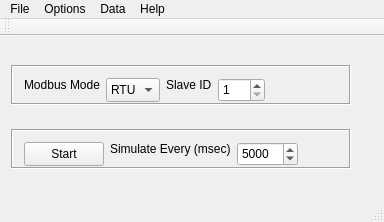
<?xml version="1.0" encoding="UTF-8"?>
<ui version="4.0">
 <class>MainWindow</class>
 <widget class="QMainWindow" name="MainWindow">
  <property name="geometry">
   <rect>
    <x>0</x>
    <y>0</y>
    <width>384</width>
    <height>222</height>
   </rect>
  </property>
  <property name="minimumSize">
   <size>
    <width>360</width>
    <height>170</height>
   </size>
  </property>
  <property name="windowTitle">
   <string>Modbus Slave</string>
  </property>
  <property name="windowIcon">
   <iconset>
    <normaloff>:/img/Bus.png</normaloff>:/img/Bus.png</iconset>
  </property>
  <widget class="QWidget" name="centralWidget">
   <layout class="QVBoxLayout" name="verticalLayout">
    <item>
     <widget class="QFrame" name="frame_settings">
      <property name="minimumSize">
       <size>
        <width>340</width>
        <height>40</height>
       </size>
      </property>
      <property name="maximumSize">
       <size>
        <width>340</width>
        <height>40</height>
       </size>
      </property>
      <property name="frameShape">
       <enum>QFrame::Box</enum>
      </property>
      <property name="frameShadow">
       <enum>QFrame::Sunken</enum>
      </property>
      <layout class="QHBoxLayout" name="horizontalLayout">
       <item>
        <widget class="QLabel" name="lblModbusMode">
         <property name="minimumSize">
          <size>
           <width>0</width>
           <height>0</height>
          </size>
         </property>
         <property name="text">
          <string>Modbus Mode</string>
         </property>
         <property name="buddy">
          <cstring>cmbModbusMode</cstring>
         </property>
        </widget>
       </item>
       <item>
        <widget class="QComboBox" name="cmbModbusMode">
         <property name="minimumSize">
          <size>
           <width>0</width>
           <height>24</height>
          </size>
         </property>
         <item>
          <property name="text">
           <string>RTU</string>
          </property>
         </item>
         <item>
          <property name="text">
           <string>TCP</string>
          </property>
         </item>
        </widget>
       </item>
       <item>
        <widget class="QLabel" name="lblSlaveID">
         <property name="text">
          <string>Slave ID</string>
         </property>
         <property name="buddy">
          <cstring>sbSlaveID</cstring>
         </property>
        </widget>
       </item>
       <item>
        <widget class="QSpinBox" name="sbSlaveID">
         <property name="minimumSize">
          <size>
           <width>0</width>
           <height>24</height>
          </size>
         </property>
         <property name="minimum">
          <number>1</number>
         </property>
         <property name="maximum">
          <number>255</number>
         </property>
        </widget>
       </item>
       <item>
        <spacer name="horizontalSpacer_1">
         <property name="orientation">
          <enum>Qt::Horizontal</enum>
         </property>
         <property name="sizeHint" stdset="0">
          <size>
           <width>31</width>
           <height>9</height>
          </size>
         </property>
        </spacer>
       </item>
      </layout>
     </widget>
    </item>
    <item>
     <widget class="QFrame" name="frame_commands">
      <property name="minimumSize">
       <size>
        <width>340</width>
        <height>40</height>
       </size>
      </property>
      <property name="maximumSize">
       <size>
        <width>340</width>
        <height>40</height>
       </size>
      </property>
      <property name="frameShape">
       <enum>QFrame::Box</enum>
      </property>
      <property name="frameShadow">
       <enum>QFrame::Sunken</enum>
      </property>
      <layout class="QHBoxLayout" name="horizontalLayout_2">
       <item>
        <widget class="QPushButton" name="btStartStop">
         <property name="minimumSize">
          <size>
           <width>0</width>
           <height>24</height>
          </size>
         </property>
         <property name="toolTip">
          <string>Start-Stop</string>
         </property>
         <property name="text">
          <string>Start</string>
         </property>
         <property name="icon">
          <iconset resource="icons/pyModSlaveQt.qrc">
           <normaloff>:/img/run-16.png</normaloff>
           <normalon>:/img/stop-16.png</normalon>:/img/run-16.png</iconset>
         </property>
         <property name="iconSize">
          <size>
           <width>16</width>
           <height>16</height>
          </size>
         </property>
         <property name="checkable">
          <bool>true</bool>
         </property>
        </widget>
       </item>
       <item>
        <widget class="QLabel" name="lblSimCycle">
         <property name="text">
          <string>Simulate Every (msec)</string>
         </property>
        </widget>
       </item>
       <item>
        <widget class="QSpinBox" name="spInterval">
         <property name="minimumSize">
          <size>
           <width>0</width>
           <height>24</height>
          </size>
         </property>
         <property name="minimum">
          <number>1000</number>
         </property>
         <property name="maximum">
          <number>10000</number>
         </property>
         <property name="singleStep">
          <number>500</number>
         </property>
         <property name="value">
          <number>5000</number>
         </property>
        </widget>
       </item>
       <item>
        <spacer name="horizontalSpacer_2">
         <property name="orientation">
          <enum>Qt::Horizontal</enum>
         </property>
         <property name="sizeHint" stdset="0">
          <size>
           <width>26</width>
           <height>9</height>
          </size>
         </property>
        </spacer>
       </item>
      </layout>
     </widget>
    </item>
   </layout>
  </widget>
  <widget class="QMenuBar" name="menuBar">
   <property name="geometry">
    <rect>
     <x>0</x>
     <y>0</y>
     <width>384</width>
     <height>24</height>
    </rect>
   </property>
   <widget class="QMenu" name="menuFile">
    <property name="title">
     <string>File</string>
    </property>
    <addaction name="actionExit"/>
   </widget>
   <widget class="QMenu" name="menuOptions">
    <property name="title">
     <string>Options</string>
    </property>
    <addaction name="actionSerial_RTU"/>
    <addaction name="actionTCP"/>
    <addaction name="separator"/>
    <addaction name="actionSettings"/>
   </widget>
   <widget class="QMenu" name="menuHelp">
    <property name="title">
     <string>Help</string>
    </property>
    <addaction name="actionAbout"/>
   </widget>
   <widget class="QMenu" name="menuData">
    <property name="title">
     <string>Data</string>
    </property>
    <addaction name="actionIO_Data"/>
    <addaction name="actionBus_Monitor"/>
    <addaction name="separator"/>
    <addaction name="actionReset_Counters"/>
   </widget>
   <addaction name="menuFile"/>
   <addaction name="menuOptions"/>
   <addaction name="menuData"/>
   <addaction name="menuHelp"/>
  </widget>
  <widget class="QToolBar" name="mainToolBar">
   <attribute name="toolBarArea">
    <enum>TopToolBarArea</enum>
   </attribute>
   <attribute name="toolBarBreak">
    <bool>false</bool>
   </attribute>
  </widget>
  <widget class="QStatusBar" name="statusBar"/>
  <action name="actionExit">
   <property name="icon">
    <iconset resource="icons/pyModSlaveQt.qrc">
     <normaloff>:/img/close16.png</normaloff>:/img/close16.png</iconset>
   </property>
   <property name="text">
    <string>Exit</string>
   </property>
   <property name="iconVisibleInMenu">
    <bool>true</bool>
   </property>
  </action>
  <action name="actionSerial_RTU">
   <property name="icon">
    <iconset resource="icons/pyModSlaveQt.qrc">
     <normaloff>:/img/edit-16.png</normaloff>:/img/edit-16.png</iconset>
   </property>
   <property name="text">
    <string>Modbus RTU...</string>
   </property>
   <property name="iconVisibleInMenu">
    <bool>true</bool>
   </property>
  </action>
  <action name="actionTCP">
   <property name="icon">
    <iconset resource="icons/pyModSlaveQt.qrc">
     <normaloff>:/img/network-16.png</normaloff>:/img/network-16.png</iconset>
   </property>
   <property name="text">
    <string>Modbus TCP...</string>
   </property>
   <property name="iconVisibleInMenu">
    <bool>true</bool>
   </property>
  </action>
  <action name="actionAbout">
   <property name="icon">
    <iconset resource="icons/pyModSlaveQt.qrc">
     <normaloff>:/img/info16.png</normaloff>:/img/info16.png</iconset>
   </property>
   <property name="text">
    <string>About...</string>
   </property>
   <property name="iconVisibleInMenu">
    <bool>true</bool>
   </property>
  </action>
  <action name="actionSettings">
   <property name="icon">
    <iconset resource="icons/pyModSlaveQt.qrc">
     <normaloff>:/img/options-16.png</normaloff>:/img/options-16.png</iconset>
   </property>
   <property name="text">
    <string>Settings...</string>
   </property>
   <property name="iconVisibleInMenu">
    <bool>true</bool>
   </property>
  </action>
  <action name="actionCoils">
   <property name="icon">
    <iconset>
     <normaloff>:/img/DO.png</normaloff>:/img/DO.png</iconset>
   </property>
   <property name="text">
    <string>Coils</string>
   </property>
  </action>
  <action name="actionDigital_Inputs">
   <property name="icon">
    <iconset>
     <normaloff>:/img/DI.png</normaloff>:/img/DI.png</iconset>
   </property>
   <property name="text">
    <string>Digital Inputs</string>
   </property>
  </action>
  <action name="actionHolding_Registers">
   <property name="icon">
    <iconset>
     <normaloff>:/img/AO.png</normaloff>:/img/AO.png</iconset>
   </property>
   <property name="text">
    <string>Holding Registers</string>
   </property>
  </action>
  <action name="actionAnalog_Inputs">
   <property name="icon">
    <iconset>
     <normaloff>:/img/AI.png</normaloff>:/img/AI.png</iconset>
   </property>
   <property name="text">
    <string>Analog Inputs</string>
   </property>
  </action>
  <action name="actionIO_Data">
   <property name="icon">
    <iconset>
     <normaloff>:/img/IO.png</normaloff>:/img/IO.png</iconset>
   </property>
   <property name="text">
    <string>IO Data</string>
   </property>
  </action>
  <action name="actionBus_Monitor">
   <property name="icon">
    <iconset resource="icons/pyModSlaveQt.qrc">
     <normaloff>:/img/view-16.png</normaloff>:/img/view-16.png</iconset>
   </property>
   <property name="text">
    <string>Bus Monitor</string>
   </property>
  </action>
  <action name="actionReset_Counters">
   <property name="icon">
    <iconset resource="icons/pyModSlaveQt.qrc">
     <normaloff>:/img/trash-16.png</normaloff>:/img/trash-16.png</iconset>
   </property>
   <property name="text">
    <string>Reset Counters</string>
   </property>
  </action>
 </widget>
 <layoutdefault spacing="6" margin="11"/>
 <tabstops>
  <tabstop>spInterval</tabstop>
 </tabstops>
 <resources>
  <include location="icons/pyModSlaveQt.qrc"/>
 </resources>
 <connections>
  <connection>
   <sender>actionExit</sender>
   <signal>triggered()</signal>
   <receiver>MainWindow</receiver>
   <slot>close()</slot>
   <hints>
    <hint type="sourcelabel">
     <x>-1</x>
     <y>-1</y>
    </hint>
    <hint type="destinationlabel">
     <x>199</x>
     <y>149</y>
    </hint>
   </hints>
  </connection>
 </connections>
</ui>
